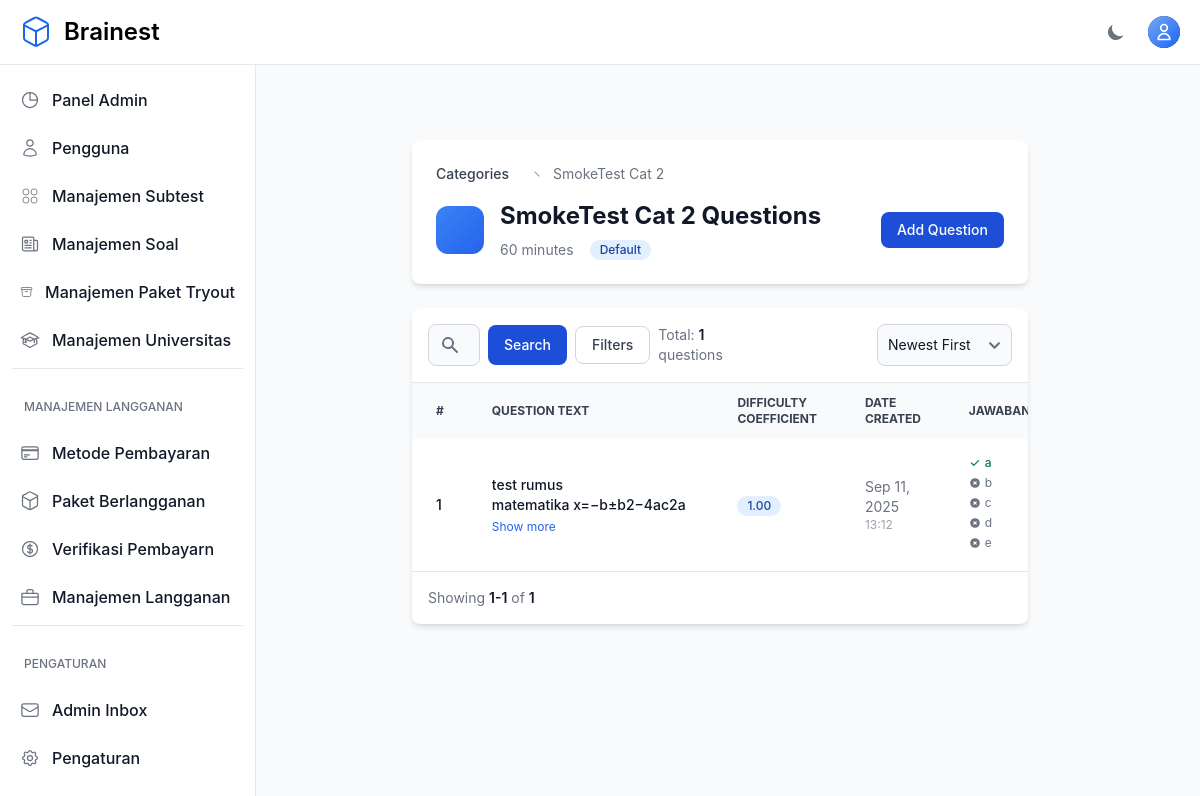
Page /teacher/categories/42/questions/ (signed in) on the earlier database version.
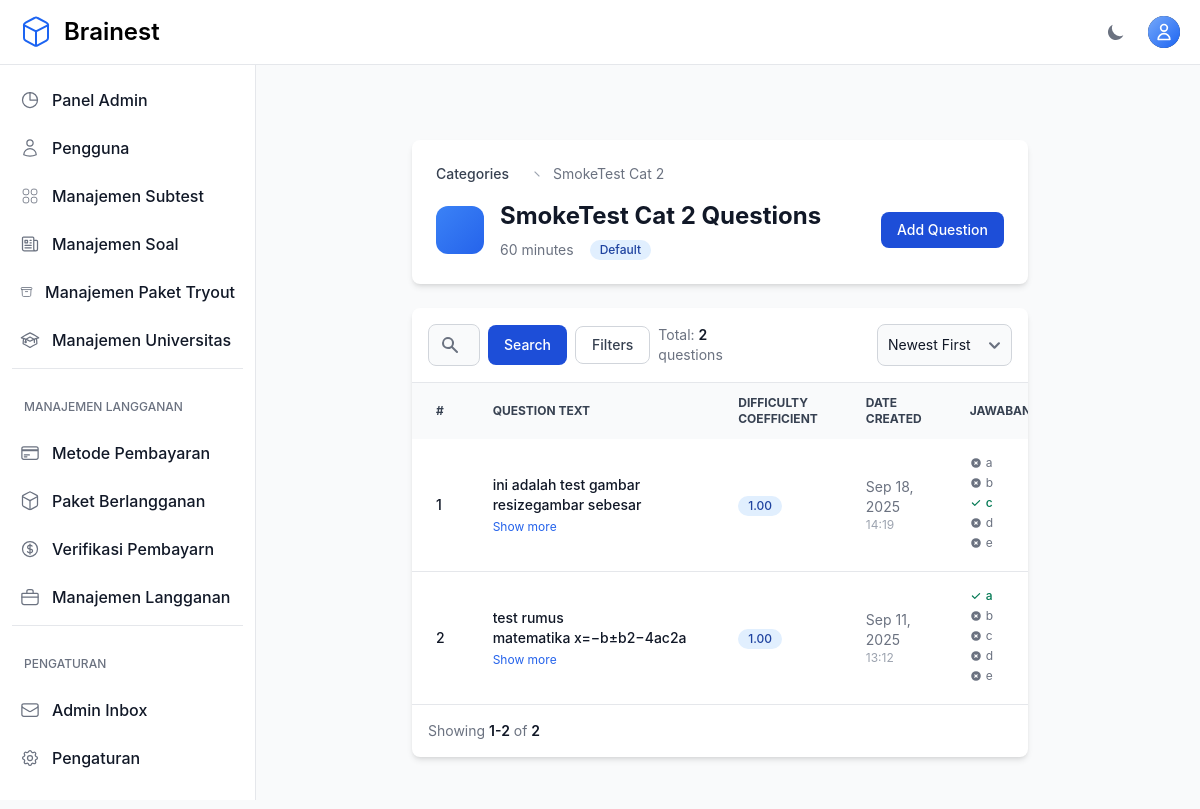
Same page on the later database version.
### otosapp/models.py (models this page shows, shortened)
class Category(models.Model):
    SCORING_METHODS = [
        ('default', 'Default'),
        ('custom', 'Custom'),
        ('utbk', 'UTBK'),
    ]
    category_name = models.CharField(max_length=200)
    time_limit = models.IntegerField(default=60, help_text="Time limit in minutes (default: 60 minutes)")
    scoring_method = models.CharField(max_length=10, choices=SCORING_METHODS, default='default')
    passing_score = models.FloatField(default=75.0, help_text="Minimum score required to pass (0-100)")
    release_date = models.DateTimeField(default=timezone.now, help_text="Tanggal rilis subtest ini")
    created_by = models.ForeignKey(
        User,
        on_delete=models.SET_NULL,
        null=True,
        blank=True,
        related_name='categories_created',
        help_text='Teacher who created this category'
    )
    teachers = models.ManyToManyField(
        User,
        related_name='teaching_categories',
        blank=True,
        help_text='Additional teachers assigned to this category'
    )

class Question(models.Model):
    QUESTION_TYPES = [
        ('multiple_choice', 'Pilihan Ganda'),
        ('essay', 'Isian/Essay'),
    ]
    question_text = models.TextField('Text')
    pub_date = models.DateTimeField('date published')
    category = models.ForeignKey(Category, on_delete=models.CASCADE)
    custom_weight = models.FloatField(default=0, help_text="Custom weight for scoring (0-100)")
    difficulty_coefficient = models.FloatField(default=1.0, help_text="UTBK difficulty coefficient (auto-calculated)")
    question_type = models.CharField(max_length=20, choices=QUESTION_TYPES, default='multiple_choice', help_text="Tipe soal: pilihan ganda atau isian")
    correct_answer_text = models.TextField(blank=True, null=True, help_text="Jawaban benar untuk soal isian (pisahkan dengan koma jika ada beberapa jawaban yang benar)")
    explanation = models.TextField(blank=True, null=True, help_text="Pembahasan atau penjelasan mengapa jawabannya demikian (opsional)")

class Choice(models.Model):
    question = models.ForeignKey(Question, on_delete=models.CASCADE, related_name='choices')
    choice_text = models.TextField('Text')
    choice_image = models.ImageField(
        upload_to='choice_images/',
        blank=True,
        null=True,
        storage=get_storage,
        max_length=500,
        help_text="DEPRECATED: Use WYSIWYG editor in choice_text instead. Kept for existing data compatibility."
    )
    is_correct = models.BooleanField(default=False)

### otosapp/views.py (the view)
# urls.py: path('teacher/categories/<int:category_id>/questions/', views.teacher_question_list, name='teacher_question_list'),
@login_required
@admin_or_teacher_required
def teacher_question_list(request, category_id):
    category = get_object_or_404(Category, id=category_id)
    if not (request.user.is_admin() or category.created_by == request.user or category.teachers.filter(pk=request.user.pk).exists()):
        raise PermissionDenied
    questions = Question.objects.filter(category=category).order_by('-pub_date')
    paginator = Paginator(questions, 10)
    page = request.GET.get('page')
    try:
        questions_page = paginator.page(page)
    except PageNotAnInteger:
        questions_page = paginator.page(1)
    except EmptyPage:
        questions_page = paginator.page(paginator.num_pages)
    return render(request, 'teacher/question_list.html', {'questions': questions_page, 'category': category})

### otosapp/templates/teacher/question_list.html (shortened to what this page needs)
{% extends 'base.html' %}
{% load custom_filters %}
{% block content %}
<section class="bg-gray-50 dark:bg-gray-900 p-3 sm:p-5 antialiased">
  <div class="mx-auto max-w-screen-xl px-4 lg:px-12">
    <div class="bg-white dark:bg-gray-800 relative shadow-md sm:rounded-lg overflow-hidden mb-6">
      <div class="p-6">
        <nav class="flex mb-4" aria-label="Breadcrumb">
          <ol class="inline-flex items-center space-x-1 md:space-x-3">
            <li class="inline-flex items-center">
              <a href="{% url 'teacher_student_list' %}" class="inline-flex items-center text-sm font-medium text-gray-700 hover:text-primary-600 dark:text-gray-400 dark:hover:text-white">Categories</a>
            </li>
            <li>
              <div class="flex items-center">
                <svg class="w-4 h-4 text-gray-400 mx-2" fill="currentColor" viewBox="0 0 20 20"><path d="M7 7l6 6" stroke="currentColor" stroke-width="1.5" fill="none"/></svg>
                <span class="text-sm text-gray-500">{{ category.category_name }}</span>
              </div>
            </li>
          </ol>
        </nav>
        <div class="flex flex-col lg:flex-row items-start lg:items-center justify-between space-y-4 lg:space-y-0">
          <div class="flex items-center space-x-4">
            <div class="flex items-center justify-center w-12 h-12 bg-gradient-to-br from-primary-500 to-primary-600 rounded-xl">
              <svg class="w-6 h-6 text-white" fill="currentColor" viewBox="0 0 20 20"></svg>
            </div>
            <div>
              <h1 class="text-2xl font-bold text-gray-900 dark:text-white">{{ category.category_name }} Questions</h1>
              <div class="flex items-center space-x-4 mt-2">
                <span class="text-sm text-gray-500 dark:text-gray-400">{{ category.time_limit }} minutes</span>
                <span class="inline-flex items-center px-2.5 py-0.5 rounded-full text-xs font-medium {% if category.scoring_method == 'utbk' %}bg-green-100 text-green-800 dark:bg-green-900 dark:text-green-300{% elif category.scoring_method == 'custom' %}bg-purple-100 text-purple-800 dark:bg-purple-900 dark:text-purple-300{% else %}bg-blue-100 text-blue-800 dark:bg-blue-900 dark:text-blue-300{% endif %}">
                  {{ category.get_scoring_method_display }}
                </span>
              </div>
            </div>
          </div>
          <div class="flex flex-col sm:flex-row gap-3">
            <a href="{% url 'teacher_question_create' category.id %}" class="flex items-center justify-center text-white bg-primary-700 hover:bg-primary-800 focus:ring-4 focus:ring-primary-300 font-medium rounded-lg text-sm px-4 py-2 dark:bg-primary-600 dark:hover:bg-primary-700 focus:outline-none dark:focus:ring-primary-800">Add Question</a>
          </div>
        </div>
      </div>
    </div>
    <div class="bg-white dark:bg-gray-800 relative shadow-md sm:rounded-lg overflow-hidden">
      <div class="flex flex-col md:flex-row items-center justify-between space-y-3 md:space-y-0 md:space-x-4 p-4 border-b border-gray-200 dark:border-gray-700">
        <div class="w-full md:w-1/2">
          <form method="GET" class="flex items-center space-x-2">
            <div class="relative flex-1">
              <div class="absolute inset-y-0 left-0 flex items-center pl-3 pointer-events-none">
              </div>
              <input type="text" name="search" value="{{ request.GET.search }}" class="bg-gray-50 border border-gray-300 text-gray-900 text-sm rounded-lg focus:ring-primary-500 focus:border-primary-500 block w-full pl-10 p-2.5 dark:bg-gray-700 dark:border-gray-600 dark:placeholder-gray-400 dark:text-white" placeholder="Search questions and choices...">
            </div>
            <button type="submit" class="flex items-center justify-center px-4 py-2.5 text-sm font-medium text-white bg-primary-700 hover:bg-primary-800 focus:ring-4 focus:ring-primary-300 rounded-lg dark:bg-primary-600 dark:hover:bg-primary-700">Search</button>
            <button type="button" onclick="toggleFilters()" class="flex items-center justify-center px-4 py-2 text-sm font-medium text-gray-700 bg-white border border-gray-300 rounded-lg hover:bg-gray-50">Filters</button>
            <div class="ml-auto text-sm text-gray-500">Total: <span class="font-semibold text-gray-900 dark:text-white">{{ questions.paginator.count }}</span> questions</div>
          </form>
        </div>
        <div class="flex items-center space-x-2">
          <form method="GET" class="inline">
            <select name="sort" onchange="this.form.submit()" class="bg-gray-50 border border-gray-300 text-gray-900 text-sm rounded-lg p-2.5 dark:bg-gray-700 dark:border-gray-600 dark:text-white">
              <option value="-pub_date" {% if request.GET.sort == '-pub_date' or not request.GET.sort %}selected{% endif %}>Newest First</option>
            </select>
          </form>
        </div>
      </div>
      <div class="overflow-x-auto">
        <table class="w-full text-sm text-left text-gray-500 dark:text-gray-400">
          <thead class="text-xs text-gray-700 uppercase bg-gray-50 dark:bg-gray-700 dark:text-gray-400">
            <tr>
              <th scope="col" class="px-6 py-3">#</th>
              <th scope="col" class="px-6 py-3">Question Text</th>
              <th scope="col" class="px-6 py-3">Difficulty Coefficient</th>
              <th scope="col" class="px-6 py-3">Date Created</th>
              <th scope="col" class="px-6 py-3 choices-mobile-hidden">Jawaban</th>
            </tr>
          </thead>
          <tbody>
            {% for question in questions %}
            <tr class="border-b dark:border-gray-700 hover:bg-gray-50 dark:hover:bg-gray-700 transition-colors">
              <td class="px-6 py-4 text-sm font-medium text-gray-900 dark:text-white">{{ forloop.counter }}</td>
              <td class="px-6 py-4">
                <div class="max-w-md">
                  <div class="text-sm font-medium text-gray-900 dark:text-white line-clamp-2">
                    {{ question.question_text|smart_question_text|striptags|truncatechars:100 }}
                  </div>
                  {% if question.question_text|length > 100 %}
                  <button onclick="toggleFullText({{ forloop.counter }})" class="text-xs text-primary-600 hover:text-primary-700 dark:text-primary-400 mt-1">
                    Show more
                  </button>
                  {% endif %}
                </div>
              </td>
              <td class="px-6 py-4">
                <span class="inline-flex items-center px-2.5 py-0.5 rounded-full text-xs font-medium bg-blue-100 text-blue-800 dark:bg-blue-900 dark:text-blue-300">
                  {{ question.difficulty_coefficient|default:question.custom_weight|floatformat:2|default:'-' }}
                </span>
              </td>
              <td class="px-6 py-4 text-sm text-gray-500 dark:text-gray-400">
                {% if question.pub_date %}
                  {{ question.pub_date|date:'M d, Y' }}
                  <div class="text-xs text-gray-400 dark:text-gray-500">{{ question.pub_date|time:'H:i' }}</div>
                {% endif %}
              </td>
              <td class="px-6 py-4 choices-mobile-hidden">
                <div class="max-w-xs choices-container">
                  {% if question.question_type == 'essay' %}
                    <div class="flex items-start">
                      <div class="flex-1">
                        <div class="text-sm text-gray-900 dark:text-white font-medium">
                          {{ question.correct_answer_text|truncatechars:50 }}
                        </div>
                        {% if question.correct_answer_text|length > 50 %}
                        <button onclick="toggleEssayAnswer({{ forloop.counter }})" class="text-xs text-primary-600 hover:text-primary-700 dark:text-primary-400 mt-1">
                          Show full answer
                        </button>
                        <div id="essay-answer-{{ forloop.counter }}" class="hidden mt-2 text-sm text-gray-700 dark:text-gray-300 p-3 bg-gray-50 dark:bg-gray-800 rounded-lg border border-gray-200 dark:border-gray-600">
                          {{ question.correct_answer_text }}
                        </div>
                        {% endif %}
                      </div>
                    </div>
                  {% else %}
                    {% for choice in question.choices.all %}
                    <div class="flex items-center space-x-1 text-xs mb-1">
                      {% if choice.is_correct %}
                        <div class="flex items-center text-green-600">
                          <svg class="w-3 h-3 mr-1 flex-shrink-0" fill="currentColor" viewBox="0 0 20 20">
                            <path fill-rule="evenodd" d="M16.707 5.293a1 1 0 010 1.414l-8 8a1 1 0 01-1.414 0l-4-4a1 1 0 011.414-1.414L8 12.586l7.293-7.293a1 1 0 011.414 0z" clip-rule="evenodd"></path>
                          </svg>
                          <span class="font-medium">{{ choice.choice_text|smart_question_text|striptags|truncatechars:25 }}</span>
                        </div>
                      {% else %}
                        <div class="flex items-center text-gray-500 dark:text-gray-400">
                          <span>{{ choice.choice_text|smart_question_text|striptags|truncatechars:25 }}</span>
                        </div>
                      {% endif %}
                    </div>
                    {% endfor %}
                  {% endif %}
                </div>
              </td>
            </tr>
            {% endfor %}
          </tbody>
        </table>
      </div>
      <nav class="flex flex-col md:flex-row justify-between items-start md:items-center space-y-3 md:space-y-0 p-4">
        <span class="text-sm font-normal text-gray-500 dark:text-gray-400">Showing <span class="font-semibold text-gray-900 dark:text-white">{{ questions.start_index }}-{{ questions.end_index }}</span> of <span class="font-semibold text-gray-900 dark:text-white">{{ questions.paginator.count }}</span></span>
      </nav>
    </div>
  </div>
</section>
{% endblock %}

Differences in the rows shown:
added Question: question_text|smart_question_text "ini adalah test gambar resizegambar sebesar", difficulty_coefficient "1.00", pub_date "Sep 18, 2025", pub_date "14:19"
added Choice: choice_text|smart_question_text "a", shown under "ini adalah test gambar resizegambar sebesar"
added Choice: choice_text|smart_question_text "b", shown under "ini adalah test gambar resizegambar sebesar"
added Choice: choice_text|smart_question_text "c", shown under "ini adalah test gambar resizegambar sebesar"
added Choice: choice_text|smart_question_text "d", shown under "ini adalah test gambar resizegambar sebesar"
added Choice: choice_text|smart_question_text "e", shown under "ini adalah test gambar resizegambar sebesar"
Other differences:
{{ questions.paginator.count }}: "1" → "2"
{{ questions.end_index }}: "1" → "2"
